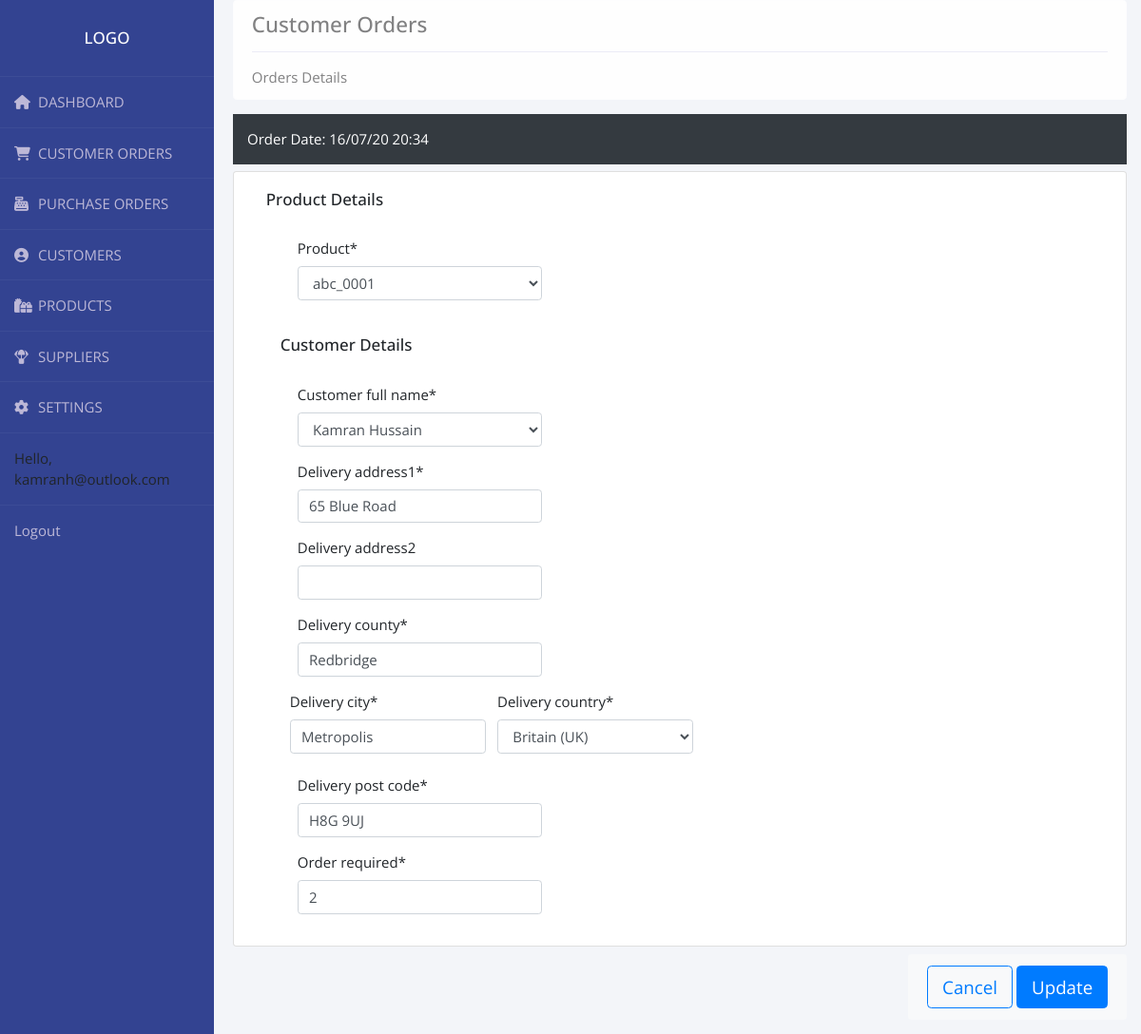
Screenshot of /edit_order/1/ (signed in) with the database file from the repository.
### accounts/models.py (models this page shows, shortened)
class User(AbstractBaseUser):
    email = models.EmailField(max_length=255, unique=True)
    active = models.BooleanField(default=True)
    staff = models.BooleanField(default=False)
    admin = models.BooleanField(default=False)
    USERNAME_FIELD = 'email'
    REQUIRED_FIELDS = []
    objects = UserManager()
    def __str__(self):
        return self.email
    @property
    def is_active(self):
        return self.active

class Order(models.Model):
    STATUS = (
        ('Pending', 'Pending'),
        ('Out for delivery', 'Out for delivery'),
        ('Delivered', 'Delivered'),
    )
    customer_full_name = models.ForeignKey(
        Customer, null=True, on_delete=models.SET_NULL)
    product_name = models.ForeignKey(
        Product, related_name='%(class)s_name', on_delete=models.SET_NULL, null=True)
    product = models.ForeignKey(
        Product,  on_delete=models.SET_NULL, null=True)
    customer_phone = models.ForeignKey(
        Customer, related_name='%(class)sphone', on_delete=models.SET_NULL, null=True)
    user_email = models.ForeignKey(
        Customer, related_name='email', on_delete=models.SET_NULL, null=True)
    date_created = models.DateTimeField(auto_now_add=True, null=True)
    status = models.CharField(max_length=200, null=True, choices=STATUS)
    note = models.CharField(max_length=1000, null=True)
    delivery_address1 = models.CharField(max_length=1000, null=True)
    delivery_address2 = models.CharField(
        max_length=1000, null=True, blank=True, default='')
    delivery_city = models.CharField(max_length=1000, null=True)
    delivery_county = models.CharField(max_length=1000, null=True)
    delivery_post_code = models.CharField(max_length=1000, null=True)
    delivery_country = CountryField()
    order_required = models.IntegerField(null=True)
    class Meta:
        get_latest_by = 'date_created'

### accounts/views.py (the view)
# urls.py: path('edit_order/<str:pk>/', views.editOrder, name="edit_order"),
@login_required
def editOrder(request, pk=None):
    order = get_object_or_404(Order, id=pk)
    try:
        order_date = list(Order.objects.all().values_list(
            'date_created').filter(id=pk))[0][0]
    except Order.DoesNotExist:
        order_date = None
    form = CreateOrderForm(instance=order)
    if request.method == "POST":
        form = CreateOrderForm(request.POST, instance=order)
        if form.is_valid():
            form.save()
            return redirect('customer_order_list')
    return render(request, 'accounts/edit_order.html', {'form': form, 'order_date': order_date})

### accounts/forms.py
class CreateOrderForm(forms.ModelForm):
    class Meta:
        model = Order
        fields = ['product', 'customer_full_name', 'delivery_address1', 'delivery_address2',
                  'delivery_county', 'delivery_city', 'delivery_country', 'delivery_post_code', 'order_required']

### accounts/models.py (called while the page is built)
    def __str__(self):
        return '{} {} {}'.format(self.first_name, self.middle_name,self.last_name)

    def __str__(self):
        return self.product_sku

### accounts/templates/accounts/edit_order.html (shortened to what this page needs)
{%  extends 'accounts/main.html' %}
{% load static %}
{% load crispy_forms_tags %}
{% block content %}
<br>
<div class="container float-sm-left" style="margin-top:-3rem;margin-right:auto; padding-left: -5rem">
    <div class=" alert alert-light " role="alert">
        <h4 class="alert-heading">Customer Orders</h4>
        <hr>
        <p class="mb-0">Orders Details</p>
    </div>
</div>
<br>
<div class="container float-sm-left">
    <div class="p-3 mb-2 bg-dark text-white">
        <div class="row">
            <div class="col-sm">
                Order Date: {{order_date|date:"d/m/y"}} {{order_date|date:"H:i"}}
            </div>
        </div>
    </div>
</div>
<div class="container float-sm-left">
    <div class="row">
        <div class="col-md-12">
            <div class="card card-body">
                <div class='container' style="left:auto;">
                    <h2>Product Details</h2>
                </div>
                <br>
                <form class="form-horizontal" method="post">
                    <div class="form-group col-md-4 mb-3" style="padding-left: 1.2rem;">
                        {{form.product|as_crispy_field }}
                    </div>
                    <br>
                    <div class="row">
                        <div class='container' style="left:auto;">
                            <h2>Customer Details</h2>
                        </div>
                    </div>
                    <br>
                    <div class="form-group col-md-4 mb-3" style="padding-left: 1.2rem;">
                        {{form.customer_full_name|as_crispy_field }}
                    </div>
                    <div class="form-group col-md-4 mb-3" style="padding-left: 1.2rem;">
                        {{form.delivery_address1|as_crispy_field }}
                    </div>
                    <div class="form-group col-md-4 mb-3" style="padding-left: 1.2rem;">
                        {{form.delivery_address2|as_crispy_field }}
                    </div>
                    <div class="form-group col-md-4 mb-3" style="padding-left: 1.2rem;">
                        {{form.delivery_county|as_crispy_field }}
                    </div>
                    <div class="form-row" style="padding-left: 0.5rem;">
                        <div class="form-group col-lg-3 mb-2" style="padding-left: 0.5rem;">
                            {{ form.delivery_city|as_crispy_field }}
                        </div>
                        <div class="form-group col-lg-3 mb-2" style="padding-left: 0.5rem;">
                            {{ form.delivery_country|as_crispy_field }}
                        </div>
                    </div>
                    <div class="form-group col-md-4 mb-3" style="padding-left: 1.2rem;">
                        {{form.delivery_post_code|as_crispy_field }}
                    </div>
                    <div class="form-group col-md-4 mb-3" style="padding-left: 1.2rem;">
                        {{form.order_required|as_crispy_field }}
                    </div>
            </div>
        </div>
        <div class="container float-sm-left " style="margin-top: 0.5rem;margin-right:auto">
            <div class=" alert bg-light float-sm-right shawdow-sm " role="alert">
                <a class="btn btn-outline-primary btn-lg" href="{% url 'customer_order_list' %}">Cancel</a>
                <button type="submit" class="btn btn-primary btn-lg">Update</button>
            </div>
        </div>
        {% endblock %}

### accounts/templates/accounts/navbar.html (shortened to what this page needs)
{% load static %}
  <nav class="nav flex-column float-left">
    <div class="wrapper">
      <div class="sidebar">
        <h2>Logo</h2>
        <ul>
          <li>
            <a href="{% url 'home' %}"><i class="fas fa-home"></i>DASHBOARD</a>
          </li>
          <li>
            <a href="{% url 'customer_order_list' %}"><i class="fas fa-shopping-cart"></i>CUSTOMER ORDERS</a>
          </li>
          <li>
            <a href=""><i class="fas fa-cash-register"></i>PURCHASE ORDERS</a>
          </li>
          <li>
            <a href="{% url 'customer_list' %}"><i class="fas fa-user-circle"></i>CUSTOMERS</a>
          </li>
          <li>
            <a href="{% url 'product_list' %}"><i class="fas fa-gifts"></i>PRODUCTS</a>
          </li>
          <li>
            <a href=""><i class="fas fa-parachute-box"></i>SUPPLIERS</a>
          </li>
          <li>
            <a href=""><i class="fas fa-cog"></i>SETTINGS</a>
          </li>
          <li>
            <span class="hello-msg">Hello, {{request.user}}</span>
          </li>
          <li>
            <span><a class="hello-msg" href="{% url 'logout' %}">Logout</a></span>
          </li>
        </ul>
      </div>
    </div>
  </nav>

### static/css/main.css (style rules this page uses)
body { background-color: #94d8f7; width: 100%; margin:auto; height:auto; display:block; }

### accounts/templates/accounts/navbar.html (style rules this page uses)
* { margin:0; padding:0; box-sizing: border-box; list-style: none; text-decoration: none; font-family: 'Open Sans', sans-serif; font-size: 15px; }
h2 { font-size: 17px; }
body { background: #f3f5f9; }
.wrapper { display:flex; position: relative; }
.wrapper .sidebar { position: fixed; width: 225px; height: 100%; background: #334391; padding: 30px 0; }
.wrapper .sidebar h2 { color: #fff; text-transform: uppercase; text-align: center; margin-bottom: 30px; }
.wrapper .sidebar ul li { padding: 15px; border-bottom: 1px solid rgba(0,0,0,0,0.05); border-top: 1px solid rgba(225,225,225,0.05); }
.wrapper .sidebar ul li a { color: #bdb8d7; display: block; }
.wrapper .sidebar ul li a .fas { width: 25px; }

### accounts/templates/accounts/edit_order.html (style rules this page uses)
form { padding-left: 2rem; }

### rows the page displays
User: user "kamranh@outlook.com"
Order: product "abc_0001", customer_full_name "Kamran Hussain", delivery_address1 "65 Blue Road", delivery_county "Redbridge", delivery_city "Metropolis", delivery_country "Britain (UK)", delivery_post_code "H8G 9UJ", order_required "2"

### other values shown
{{ order_date|date:"d/m/y" }} "16/07/20"
{{ order_date|date:"H:i" }} "20:34"
